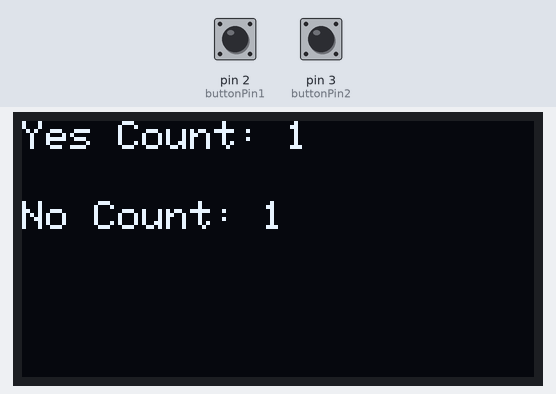
Bench run of a sketch on a simulated Arduino Uno, built with avr-gcc and run on an emulated ATmega328P. Parts: 128×64 one-colour display. The test bench sets the inputs (shaded band); at power-on: pin 2 (buttonPin1) HIGH, pin 3 (buttonPin2) HIGH. What the sketch prints to the serial monitor is not drawn.

Above: at 1.2 s.
1.3 s: pin 2 (buttonPin1) pulled LOW for 0.15 s
At 2.5 s:
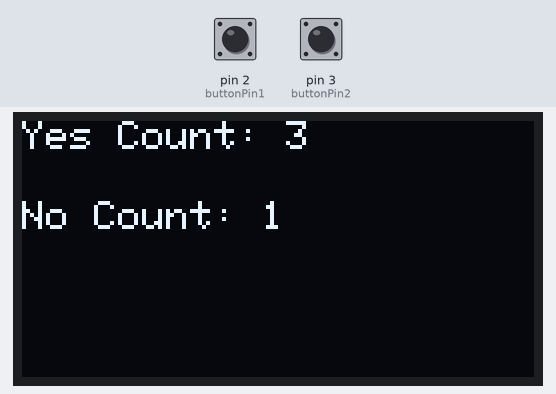
3.0 s: pin 3 (buttonPin2) pulled LOW for 0.15 s
At 4.0 s:
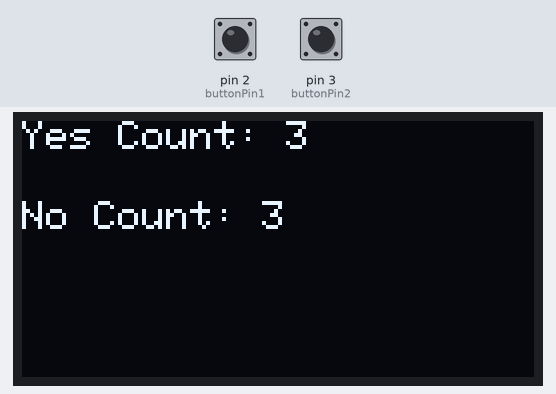
4.7 s: pin 2 (buttonPin1) pulled LOW for 1 s
At 5.5 s:
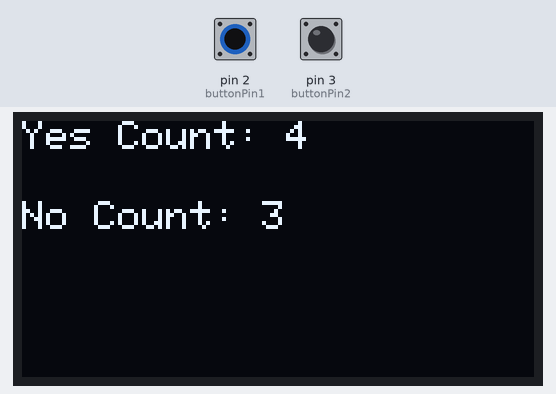
7.2 s: pin 3 (buttonPin2) pulled LOW for 1 s
At 9.3 s:
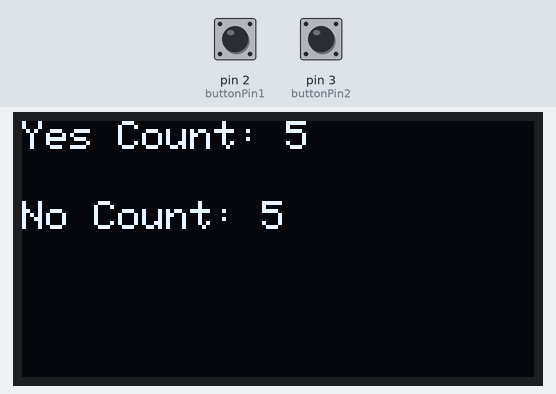
Timing chart, 0 to 10.7 s (numbered marks = the images above; inputs shaded):
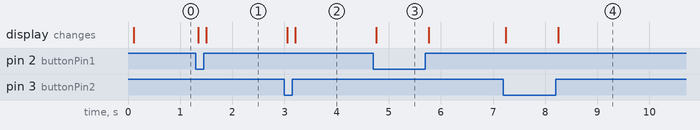

Measured:
- after the input at 1.3 s, the display: first changes after 0.05 s (image 1 shows a later state)
- after the input at 3.0 s, the display: first changes after 0.05 s (image 2 shows a later state)
- after the input at 4.7 s, the display: changes after 0.06 s (image 3)
- after the input at 7.2 s, the display: first changes at once (image 4 shows a later state)

The sketch:

sketch.ino
```cpp
//has to be put on an arduino to run

//#include <firmata.h>
#include <Wire.h>
#include <Adafruit_GFX.h>
#include <Adafruit_SSD1306.h>

const int buttonPin1 = 2;
const int buttonPin2 = 3;

int button1Count = 0;
int button2Count = 0;
bool lastButtonState1 = LOW;
bool lastButtonState2 = LOW;

#define OLED_RESET -1
#define SCREEN_ADDRESS 0x3C
#define SCREEN_WIDTH 128
#define SCREEN_HEIGHT 64

Adafruit_SSD1306 oled(SCREEN_WIDTH, SCREEN_HEIGHT, &Wire, OLED_RESET);

void setup() {
  pinMode(buttonPin1, INPUT);
  pinMode(buttonPin2, INPUT);
  Serial.begin(9600);

  // initialize OLED display with I2C address 0x3C
  if (!oled.begin(SSD1306_SWITCHCAPVCC, 0x3C)) {
    Serial.println(F("failed to start SSD1306 OLED"));
    while (1);
  }

  delay(20);
  oled.clearDisplay();

  oled.setTextSize(1);
  oled.setTextColor(WHITE);
  oled.setCursor(30, 20);
  oled.println("Hello World");
  oled.display();
}


void loop() {
  int buttonState1 = digitalRead(buttonPin1);
  int buttonState2 = digitalRead(buttonPin2);
    //if (Serial.available() > 0) {
    // Read the data from Python
    //String received_data = Serial.readStringUntil('\n');

    // Parse the received data
    //sscanf(received_data.c_str(), "%d,%d", &firstNumber, &secondNumber);

  //}


  if (buttonState1 != lastButtonState1 ) {
    Serial.println("Button 1 pressed!");
     //code for when it can run with python script
    // Firmata2.sendDigital(digitalRead(buttonPin1), buttonPin1);
    button1Count++;
    lastButtonState1 = buttonState1;
  }

  if (buttonState2 != lastButtonState2) {
    Serial.println("Button 2 pressed!");
     //code for when it can run with python script
    // Firmata2.sendDigital(digitalRead(buttonPin1), buttonPin1);
    button2Count++;
    lastButtonState2 = buttonState2;
  }

  // Display counts on the OLED screen
  oled.clearDisplay();
  oled.setTextSize(1);
  oled.setTextColor(WHITE);
  oled.setCursor(0, 0);
  oled.print("Yes Count: ");
  oled.println(button1Count);
  //oled.println(firstNumber);
  oled.setCursor(0, 20);
  oled.print("No Count: ");
  oled.println(button2Count);
  //oled.println(secondNumber);
  oled.display();

  delay(10);
}
```
